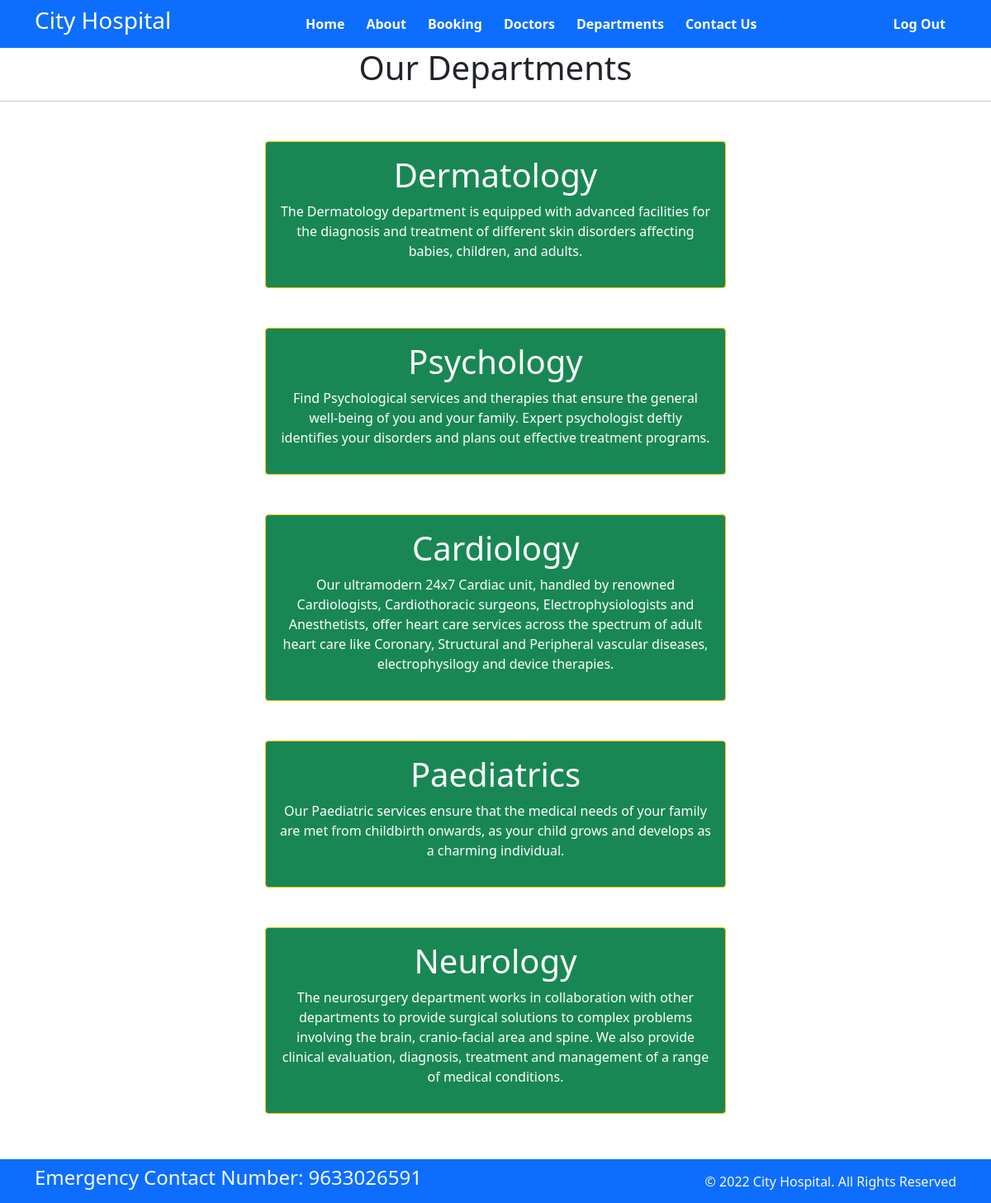
Screenshot of /home/department/ (signed in) with the database file from the repository.
### home/models.py (models this page shows, shortened)
class Departments(models.Model):
    dep_name = models.CharField(max_length=100)
    dep_description = models.TextField()

### home/views.py (the view)
# urls.py: path('department/', views.department, name='department'),
@never_cache
@login_required(login_url='login')
def department(request):
    dict_dept={
        'dept': Departments.objects.all()
    }
    return render(request, 'department.html', dict_dept)

### templates/department.html (shortened to what this page needs)
{% extends "base.html" %}
{% block content %}
<h1 class="text-center"> Our Departments </h1>
<hr>
<div class="container text-center " style="padding-bottom: 60px;">
{% for d in dept %}
<div class="mx-auto w-50 bg-success text-center text-white p-3 my-5 border border-warning rounded">
    <h1>{{d.dep_name}}</h1>
    <p>{{d.dep_description}}</p>
</div>
{% endfor %}
</div>
{% endblock %}

### rows the page displays
Departments: dep_name "Dermatology", dep_description "The Dermatology department is equipped with advanced facilities for the diagnosis and treatment of different skin disorders affecting babies, children, and adults."
Departments: dep_name "Psychology", dep_description "Find Psychological services and therapies that ensure the general well-being of you and your family. Expert psychologist deftly identifies your disorders and plans out effective treatment programs."
Departments: dep_name "Cardiology", dep_description "Our ultramodern 24x7 Cardiac unit, handled by renowned Cardiologists, Cardiothoracic surgeons, Electrophysiologists and Anesthetists, offer heart care services across the spectrum of adult heart care like Coronary, Structural and Peripheral vascular diseases, electrophysilogy and device therapies."
Departments: dep_name "Paediatrics", dep_description "Our Paediatric services ensure that the medical needs of your family are met from childbirth onwards, as your child grows and develops as a charming individual."
Departments: dep_name "Neurology", dep_description "The neurosurgery department works in collaboration with other departments to provide surgical solutions to complex problems involving the brain, cranio-facial area and spine. We also provide clinical evaluation, diagnosis, treatment and management of a range of medical conditions."
